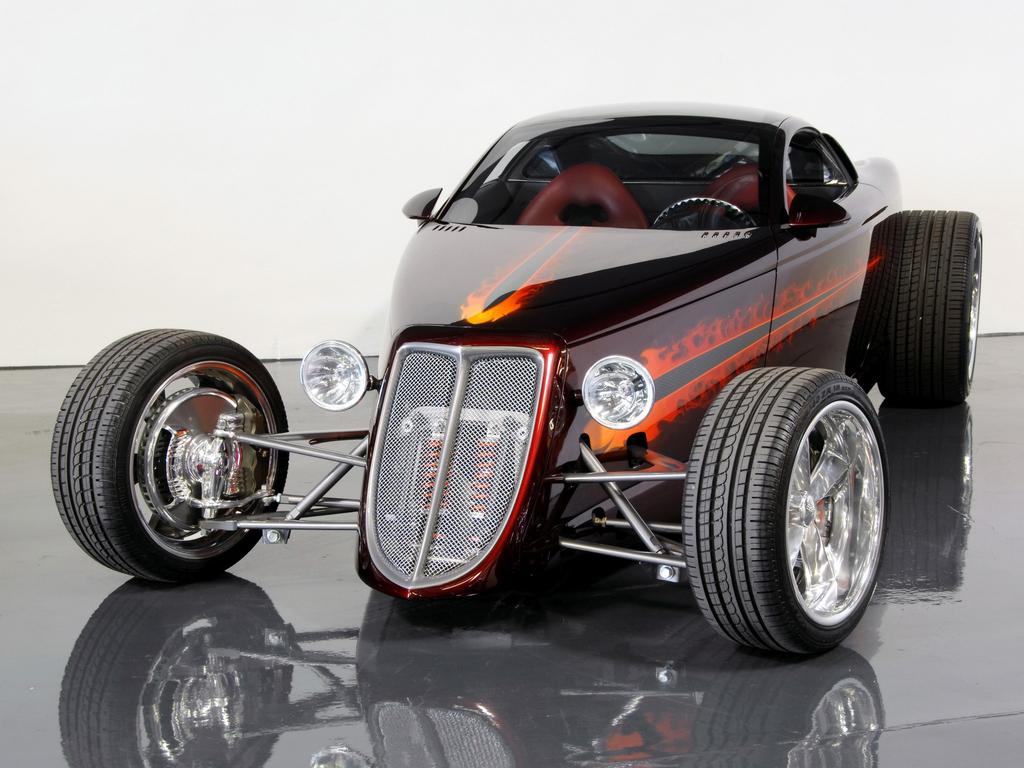
#> input picture 1.jpg, 1024 x 768 px
$ python test.py   (older library calls are emulated)
#> lines starting #> are read from the running program, lines starting #| are printed output that depends on the picture; after the words box and inside, x2 and y2 are one past the last pixel; in counts of white or black regions, pixels touching at a corner belong together
# -*- coding: utf-8 -*-
"""
Created on Sat May 15 11:17:55 2021

@author: Shiv
"""

from skimage.io import imread, imshow
from skimage.measure import compare_ssim
import numpy as np
import imutils
import matplotlib.pyplot as plt
import matplotlib.image as mpimg
import cv2

org_image1= imread("1.jpg" , as_gray = False)
#> org_image1 is the input picture: shape (768, 1024, 3); mean R, G, B 143.4, 139.4, 139.3
org_image2= imread("2.jpg" , as_gray = False)
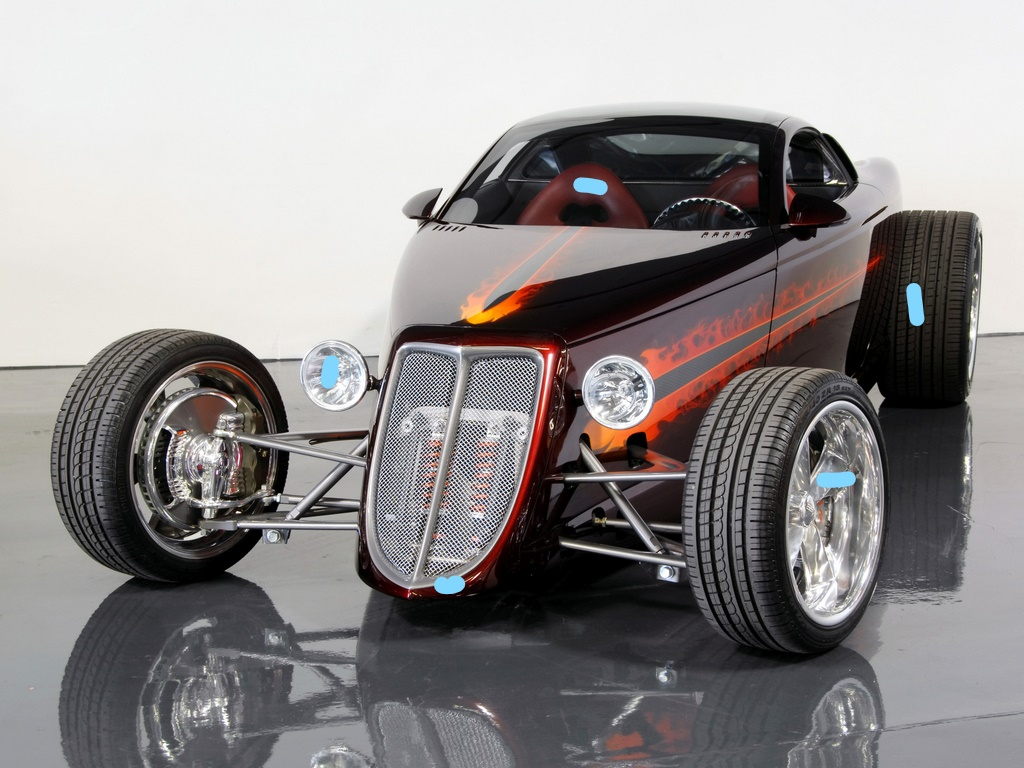
#> input picture 2.jpg, 1024 x 768 px
#> org_image2 is the input picture: shape (768, 1024, 3); mean R, G, B 143.5, 139.8, 139.8
image1= imread("1.jpg" , as_gray = True)
#> image1: shape (768, 1024) float64; min 0, max 1, mean 0.55
image2= imread("2.jpg" , as_gray = True)
#> image2: shape (768, 1024) float64; min 0, max 1, mean 0.551
resize1= cv2.resize(image1,(500,400))
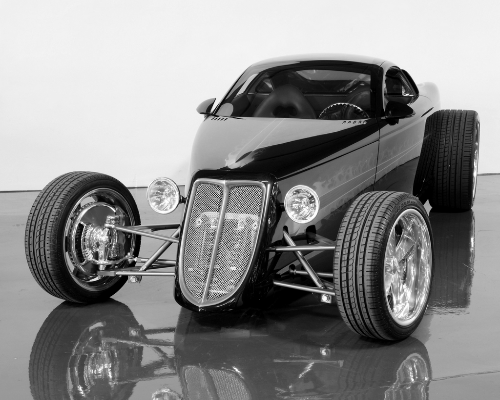
#> resize1: shape (400, 500) float64; min 0, max 0.999, mean 0.55
resize2= cv2.resize(image2,(500,400))

org_resize1= cv2.resize(org_image1,(500,400))
org_resize2= cv2.resize(org_image2,(500,400))


(score,diff)= compare_ssim(resize1,resize2,full=True)
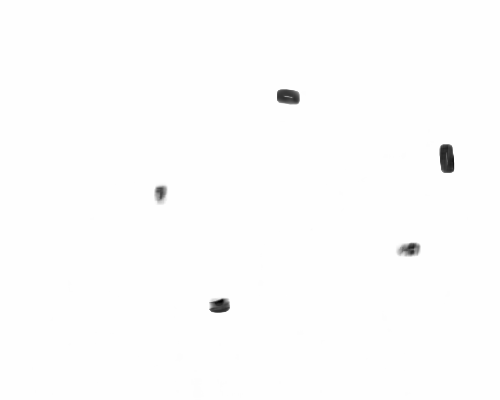
#> diff: shape (400, 500) float64; min -0.186, max 1, mean 0.994; drawn with min black and max white
#> score = 0.994
diff=(diff*225).astype("uint8")
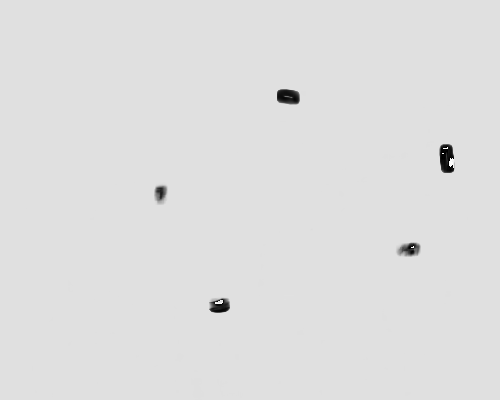
#> diff: shape (400, 500); min 0, max 255, mean 222.9

moded= cv2.threshold(diff,0,25,cv2.THRESH_BINARY_INV | cv2.THRESH_OTSU)[1]
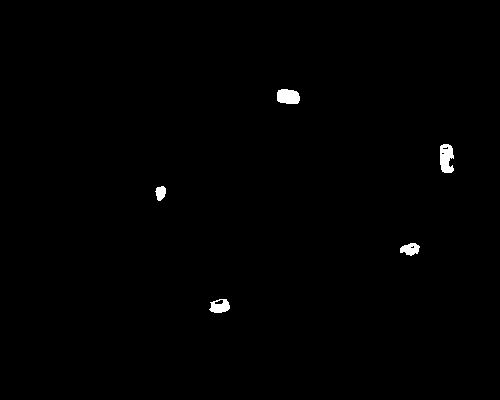
#> moded: shape (400, 500); values 0 (black) and 25 (white), 0.56% white; 5 white regions
cnts = cv2.findContours(moded.copy(), cv2.RETR_EXTERNAL, cv2.CHAIN_APPROX_SIMPLE)
#> cnts = 5 contours; box (x1, y1, x2, y2) and area: (440, 144, 454, 173) 290, (277, 89, 300, 104) 265, (209, 299, 230, 313) 200, (400, 243, 420, 256) 155, (155, 186, 166, 201) 100
cnts = imutils.grab_contours(cnts)

for c in cnts:
    (x, y, w, h) = cv2.boundingRect(c)
    cv2.rectangle(org_resize1, (x, y), (x + w, y + h), (0, 0, 255), 2)
    cv2.rectangle(org_resize2, (x, y), (x + w, y + h), (0, 0, 255), 2)
#> this loop made 5 passes
#> (x, y, w, h) on passes 1 to 5: (209, 299, 21, 14), (400, 243, 20, 13), (155, 186, 11, 15), (440, 144, 14, 29), (277, 89, 23, 15)
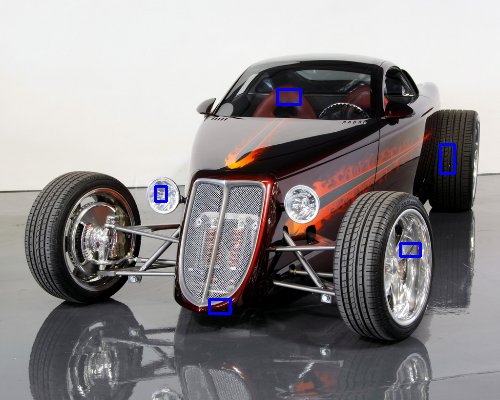
#> org_resize1: shape (400, 500, 3); mean R, G, B 142.8, 138.9, 140.1
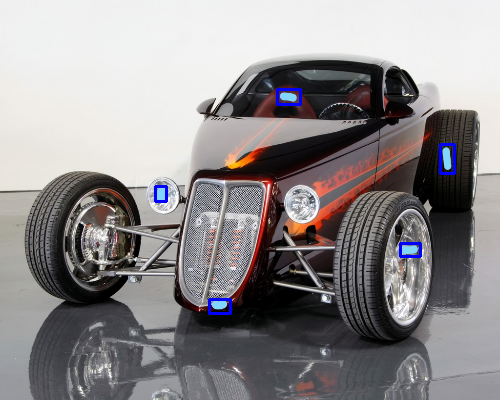
#> org_resize2: shape (400, 500, 3); mean R, G, B 143, 139.3, 140.6


cv2.imshow("Original", org_resize1)
cv2.imshow("Modified", org_resize2)
cv2.waitKey(0)
